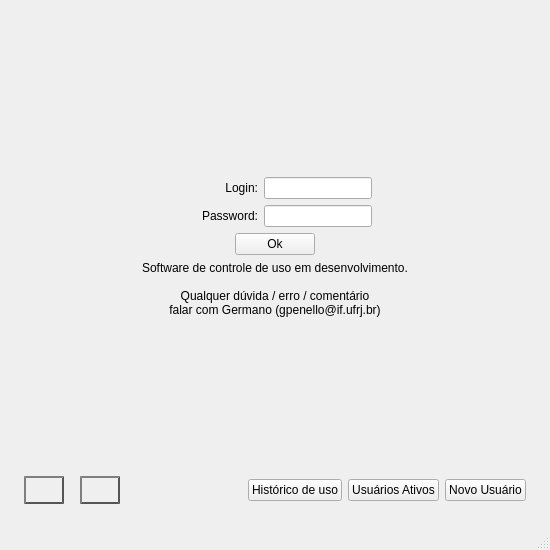
<?xml version="1.0" encoding="UTF-8"?>
<ui version="4.0">
 <class>MainWindow</class>
 <widget class="QMainWindow" name="MainWindow">
  <property name="geometry">
   <rect>
    <x>0</x>
    <y>0</y>
    <width>550</width>
    <height>550</height>
   </rect>
  </property>
  <property name="minimumSize">
   <size>
    <width>550</width>
    <height>550</height>
   </size>
  </property>
  <property name="maximumSize">
   <size>
    <width>16777215</width>
    <height>16777215</height>
   </size>
  </property>
  <property name="windowTitle">
   <string>Registro de uso</string>
  </property>
  <property name="windowOpacity">
   <double>1.000000000000000</double>
  </property>
  <property name="tabShape">
   <enum>QTabWidget::Rounded</enum>
  </property>
  <property name="unifiedTitleAndToolBarOnMac">
   <bool>false</bool>
  </property>
  <widget class="QWidget" name="centralwidget">
   <layout class="QGridLayout" name="gridLayout">
    <item row="1" column="0">
     <spacer name="horizontalSpacer_7">
      <property name="orientation">
       <enum>Qt::Horizontal</enum>
      </property>
      <property name="sizeType">
       <enum>QSizePolicy::Fixed</enum>
      </property>
      <property name="sizeHint" stdset="0">
       <size>
        <width>15</width>
        <height>15</height>
       </size>
      </property>
     </spacer>
    </item>
    <item row="2" column="1">
     <spacer name="verticalSpacer_5">
      <property name="orientation">
       <enum>Qt::Vertical</enum>
      </property>
      <property name="sizeType">
       <enum>QSizePolicy::Fixed</enum>
      </property>
      <property name="sizeHint" stdset="0">
       <size>
        <width>15</width>
        <height>15</height>
       </size>
      </property>
     </spacer>
    </item>
    <item row="0" column="1">
     <spacer name="verticalSpacer_2">
      <property name="orientation">
       <enum>Qt::Vertical</enum>
      </property>
      <property name="sizeType">
       <enum>QSizePolicy::Fixed</enum>
      </property>
      <property name="sizeHint" stdset="0">
       <size>
        <width>15</width>
        <height>15</height>
       </size>
      </property>
     </spacer>
    </item>
    <item row="1" column="2">
     <spacer name="horizontalSpacer_8">
      <property name="orientation">
       <enum>Qt::Horizontal</enum>
      </property>
      <property name="sizeType">
       <enum>QSizePolicy::Fixed</enum>
      </property>
      <property name="sizeHint" stdset="0">
       <size>
        <width>15</width>
        <height>15</height>
       </size>
      </property>
     </spacer>
    </item>
    <item row="1" column="1">
     <layout class="QVBoxLayout" name="verticalLayout">
      <property name="sizeConstraint">
       <enum>QLayout::SetMaximumSize</enum>
      </property>
      <item>
       <spacer name="verticalSpacer">
        <property name="orientation">
         <enum>Qt::Vertical</enum>
        </property>
        <property name="sizeHint" stdset="0">
         <size>
          <width>20</width>
          <height>40</height>
         </size>
        </property>
       </spacer>
      </item>
      <item>
       <layout class="QHBoxLayout" name="horizontalLayout">
        <item>
         <spacer name="horizontalSpacer">
          <property name="orientation">
           <enum>Qt::Horizontal</enum>
          </property>
          <property name="sizeType">
           <enum>QSizePolicy::Expanding</enum>
          </property>
          <property name="sizeHint" stdset="0">
           <size>
            <width>40</width>
            <height>20</height>
           </size>
          </property>
         </spacer>
        </item>
        <item>
         <widget class="QLabel" name="label_2">
          <property name="sizePolicy">
           <sizepolicy hsizetype="Fixed" vsizetype="Preferred">
            <horstretch>0</horstretch>
            <verstretch>0</verstretch>
           </sizepolicy>
          </property>
          <property name="minimumSize">
           <size>
            <width>80</width>
            <height>0</height>
           </size>
          </property>
          <property name="maximumSize">
           <size>
            <width>80</width>
            <height>16777215</height>
           </size>
          </property>
          <property name="text">
           <string>Login:</string>
          </property>
          <property name="alignment">
           <set>Qt::AlignRight|Qt::AlignTrailing|Qt::AlignVCenter</set>
          </property>
         </widget>
        </item>
        <item>
         <widget class="QLineEdit" name="txt_login">
          <property name="sizePolicy">
           <sizepolicy hsizetype="Fixed" vsizetype="Fixed">
            <horstretch>0</horstretch>
            <verstretch>0</verstretch>
           </sizepolicy>
          </property>
         </widget>
        </item>
        <item>
         <spacer name="horizontalSpacer_4">
          <property name="orientation">
           <enum>Qt::Horizontal</enum>
          </property>
          <property name="sizeHint" stdset="0">
           <size>
            <width>40</width>
            <height>20</height>
           </size>
          </property>
         </spacer>
        </item>
       </layout>
      </item>
      <item>
       <layout class="QHBoxLayout" name="horizontalLayout_2">
        <item>
         <spacer name="horizontalSpacer_2">
          <property name="orientation">
           <enum>Qt::Horizontal</enum>
          </property>
          <property name="sizeType">
           <enum>QSizePolicy::Expanding</enum>
          </property>
          <property name="sizeHint" stdset="0">
           <size>
            <width>40</width>
            <height>20</height>
           </size>
          </property>
         </spacer>
        </item>
        <item>
         <widget class="QLabel" name="label">
          <property name="sizePolicy">
           <sizepolicy hsizetype="Fixed" vsizetype="Preferred">
            <horstretch>0</horstretch>
            <verstretch>0</verstretch>
           </sizepolicy>
          </property>
          <property name="minimumSize">
           <size>
            <width>80</width>
            <height>0</height>
           </size>
          </property>
          <property name="maximumSize">
           <size>
            <width>80</width>
            <height>16777215</height>
           </size>
          </property>
          <property name="text">
           <string>Password:</string>
          </property>
          <property name="alignment">
           <set>Qt::AlignRight|Qt::AlignTrailing|Qt::AlignVCenter</set>
          </property>
         </widget>
        </item>
        <item>
         <widget class="QLineEdit" name="txt_password">
          <property name="sizePolicy">
           <sizepolicy hsizetype="Fixed" vsizetype="Fixed">
            <horstretch>0</horstretch>
            <verstretch>0</verstretch>
           </sizepolicy>
          </property>
         </widget>
        </item>
        <item>
         <spacer name="horizontalSpacer_5">
          <property name="orientation">
           <enum>Qt::Horizontal</enum>
          </property>
          <property name="sizeHint" stdset="0">
           <size>
            <width>40</width>
            <height>20</height>
           </size>
          </property>
         </spacer>
        </item>
       </layout>
      </item>
      <item>
       <layout class="QHBoxLayout" name="horizontalLayout_3">
        <property name="leftMargin">
         <number>40</number>
        </property>
        <property name="rightMargin">
         <number>40</number>
        </property>
        <item>
         <widget class="QPushButton" name="btn_ok">
          <property name="sizePolicy">
           <sizepolicy hsizetype="Fixed" vsizetype="Fixed">
            <horstretch>0</horstretch>
            <verstretch>0</verstretch>
           </sizepolicy>
          </property>
          <property name="text">
           <string>Ok</string>
          </property>
         </widget>
        </item>
       </layout>
      </item>
      <item>
       <widget class="QLabel" name="lbl_info">
        <property name="text">
         <string>Software de controle de uso em desenvolvimento.

Qualquer dúvida / erro / comentário 
falar com Germano (gpenello@if.ufrj.br)</string>
        </property>
        <property name="alignment">
         <set>Qt::AlignCenter</set>
        </property>
       </widget>
      </item>
      <item>
       <spacer name="verticalSpacer_3">
        <property name="orientation">
         <enum>Qt::Vertical</enum>
        </property>
        <property name="sizeHint" stdset="0">
         <size>
          <width>20</width>
          <height>20</height>
         </size>
        </property>
       </spacer>
      </item>
      <item>
       <layout class="QHBoxLayout" name="horizontalLayout_6">
        <item>
         <widget class="QPushButton" name="btn_power">
          <property name="enabled">
           <bool>true</bool>
          </property>
          <property name="maximumSize">
           <size>
            <width>40</width>
            <height>40</height>
           </size>
          </property>
          <property name="styleSheet">
           <string notr="true">QPushButton {
    color: #333;
    border: 2px solid #555;
    border-radius: 20px;
    border-style: outset;
    background: qradialgradient(
        cx: 0.3, cy: -0.4, fx: 0.3, fy: -0.4,
        radius: 1.35, stop: 0 #fff, stop: 1 #888
        );
    padding: 5px;
    }

QPushButton:hover {
    background: qradialgradient(
        cx: 0.3, cy: -0.4, fx: 0.3, fy: -0.4,
        radius: 1.35, stop: 0 #fff, stop: 1 #bbb
        );
    }

QPushButton:pressed {
    border-style: inset;
    background: qradialgradient(
        cx: 0.4, cy: -0.1, fx: 0.4, fy: -0.1,
        radius: 1.35, stop: 0 #fff, stop: 1 #ddd
        );
    }</string>
          </property>
          <property name="text">
           <string/>
          </property>
          <property name="icon">
           <iconset>
            <normaloff>../imagens/Power_button.png</normaloff>../imagens/Power_button.png</iconset>
          </property>
          <property name="iconSize">
           <size>
            <width>48</width>
            <height>48</height>
           </size>
          </property>
          <property name="flat">
           <bool>true</bool>
          </property>
         </widget>
        </item>
        <item>
         <spacer name="horizontalSpacer_3">
          <property name="orientation">
           <enum>Qt::Horizontal</enum>
          </property>
          <property name="sizeType">
           <enum>QSizePolicy::Fixed</enum>
          </property>
          <property name="sizeHint" stdset="0">
           <size>
            <width>10</width>
            <height>20</height>
           </size>
          </property>
         </spacer>
        </item>
        <item>
         <widget class="QPushButton" name="btn_update">
          <property name="enabled">
           <bool>true</bool>
          </property>
          <property name="maximumSize">
           <size>
            <width>40</width>
            <height>40</height>
           </size>
          </property>
          <property name="styleSheet">
           <string notr="true">QPushButton {
    color: #333;
    border: 2px solid #555;
    border-radius: 20px;
    border-style: outset;
    background: qradialgradient(
        cx: 0.3, cy: -0.4, fx: 0.3, fy: -0.4,
        radius: 1.35, stop: 0 #fff, stop: 1 #888
        );
    padding: 5px;
    }

QPushButton:hover {
    background: qradialgradient(
        cx: 0.3, cy: -0.4, fx: 0.3, fy: -0.4,
        radius: 1.35, stop: 0 #fff, stop: 1 #bbb
        );
    }

QPushButton:pressed {
    border-style: inset;
    background: qradialgradient(
        cx: 0.4, cy: -0.1, fx: 0.4, fy: -0.1,
        radius: 1.35, stop: 0 #fff, stop: 1 #ddd
        );
    }</string>
          </property>
          <property name="text">
           <string/>
          </property>
          <property name="icon">
           <iconset>
            <normaloff>../imagens/download-cloud-flat.png</normaloff>../imagens/download-cloud-flat.png</iconset>
          </property>
          <property name="iconSize">
           <size>
            <width>36</width>
            <height>36</height>
           </size>
          </property>
          <property name="shortcut">
           <string>Up</string>
          </property>
          <property name="flat">
           <bool>true</bool>
          </property>
         </widget>
        </item>
        <item>
         <spacer name="horizontalSpacer_6">
          <property name="orientation">
           <enum>Qt::Horizontal</enum>
          </property>
          <property name="sizeHint" stdset="0">
           <size>
            <width>40</width>
            <height>20</height>
           </size>
          </property>
         </spacer>
        </item>
        <item>
         <widget class="QPushButton" name="btn_tempo">
          <property name="sizePolicy">
           <sizepolicy hsizetype="Minimum" vsizetype="Fixed">
            <horstretch>0</horstretch>
            <verstretch>0</verstretch>
           </sizepolicy>
          </property>
          <property name="minimumSize">
           <size>
            <width>70</width>
            <height>0</height>
           </size>
          </property>
          <property name="text">
           <string>Histórico de uso</string>
          </property>
         </widget>
        </item>
        <item>
         <widget class="QPushButton" name="btn_usuarios">
          <property name="sizePolicy">
           <sizepolicy hsizetype="Minimum" vsizetype="Fixed">
            <horstretch>0</horstretch>
            <verstretch>0</verstretch>
           </sizepolicy>
          </property>
          <property name="minimumSize">
           <size>
            <width>70</width>
            <height>0</height>
           </size>
          </property>
          <property name="text">
           <string>Usuários Ativos</string>
          </property>
         </widget>
        </item>
        <item>
         <widget class="QPushButton" name="btn_novo">
          <property name="text">
           <string>Novo Usuário</string>
          </property>
         </widget>
        </item>
       </layout>
      </item>
     </layout>
    </item>
   </layout>
  </widget>
  <widget class="QMenuBar" name="menubar">
   <property name="geometry">
    <rect>
     <x>0</x>
     <y>0</y>
     <width>550</width>
     <height>18</height>
    </rect>
   </property>
  </widget>
  <widget class="QStatusBar" name="statusbar"/>
 </widget>
 <tabstops>
  <tabstop>txt_login</tabstop>
  <tabstop>txt_password</tabstop>
  <tabstop>btn_ok</tabstop>
  <tabstop>btn_usuarios</tabstop>
  <tabstop>btn_novo</tabstop>
 </tabstops>
 <resources/>
 <connections/>
</ui>
